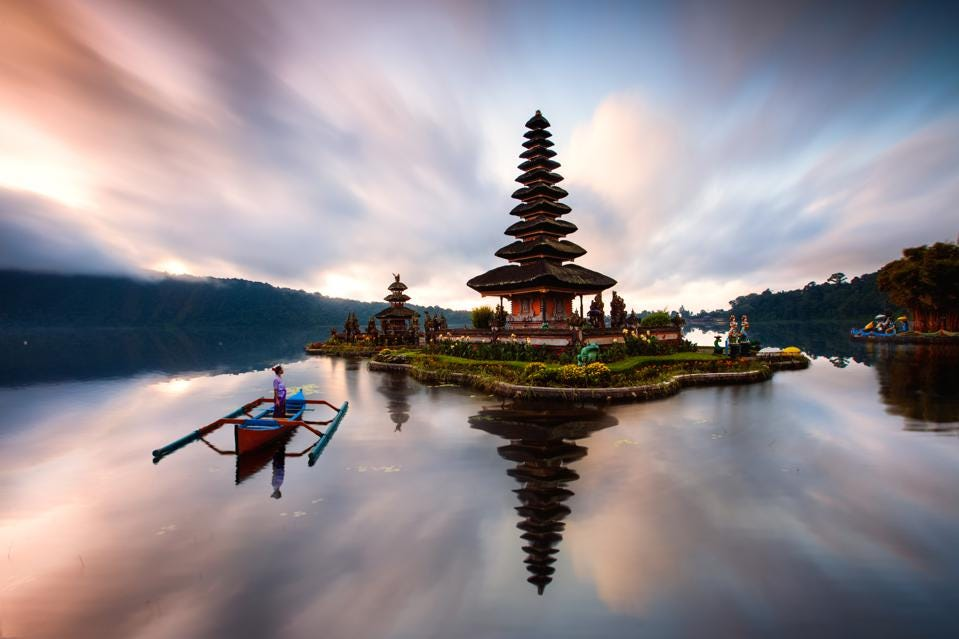
#> input picture temple.jpg, 959 x 639 px
$ python crop_resize.py
#> lines starting #> are read from the running program, lines starting #| are printed output that depends on the picture
import cv2

#Resizeing of the image
img=cv2.imread("temple.jpg")
#> img is the input picture: shape (639, 959, 3); mean B, G, R 141.7, 136.9, 144.7
print(img.shape)  # here 639 is height, 959 is width and 3 means channel which is  BGR
#| (639, 959, 3)
width,height=180,170
imgResize=cv2.resize(img,(width,height))
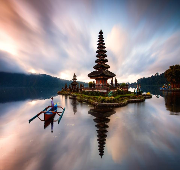
#> imgResize: shape (170, 180, 3); mean B, G, R 141.6, 136.8, 144.6
print(imgResize.shape)
#| (170, 180, 3)

cv2.imshow("image",img)
cv2.imshow("imageResize",imgResize)


# Croping of the image
imgCroped=img[0:450,0:959]
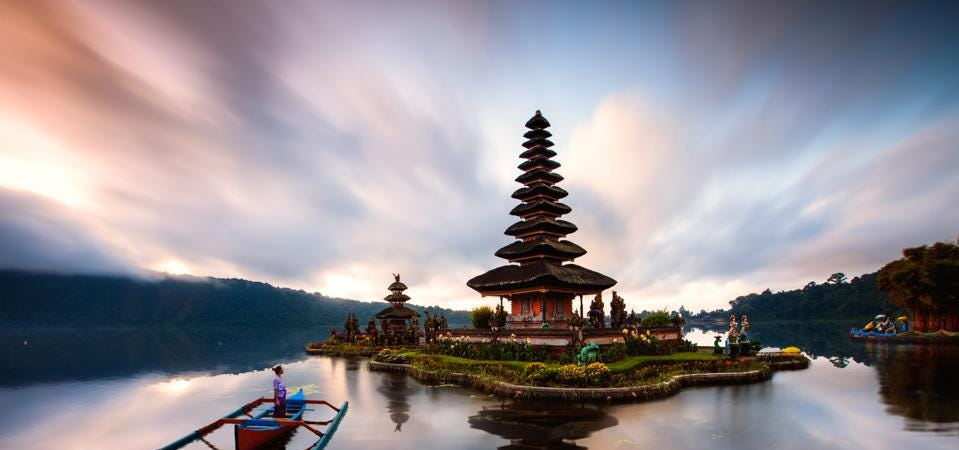
#> imgCroped: shape (450, 959, 3); mean B, G, R 147.5, 141.5, 147.4
cv2.imshow("imgCroped",imgCroped)

#
imgCropResize=cv2.resize(imgCroped,(img.shape[1],img.shape[0]))
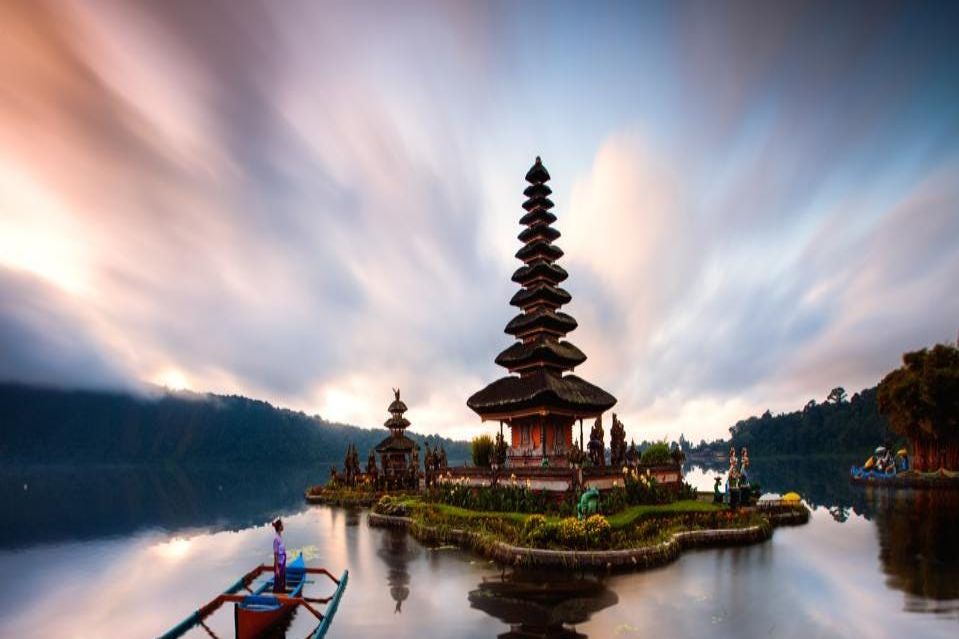
#> imgCropResize: shape (639, 959, 3); mean B, G, R 147.4, 141.5, 147.3
cv2.imshow("imgCropedResize",imgCropResize)
cv2.waitKey(0)
